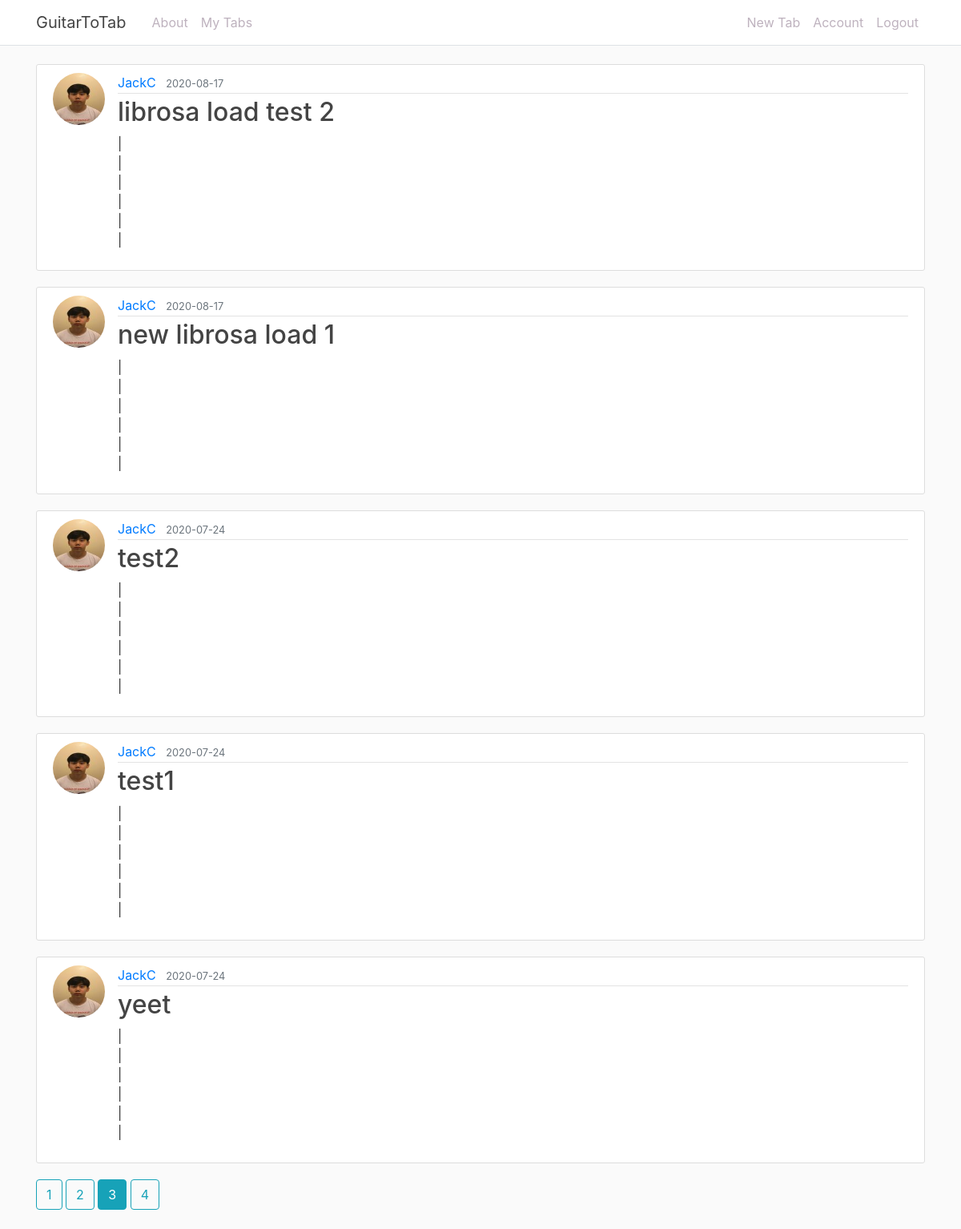
The app's page /my_tabs?page=3 (signed in) with its own data.
### guitartotab/models.py (models this page shows, shortened)
class Tab(db.Model):
    id = db.Column(db.Integer, primary_key=True)
    title = db.Column(db.String(100), nullable=False)
    date_posted = db.Column(db.DateTime, nullable=False, default=datetime.utcnow)
    content = db.Column(db.Text, nullable=False)
    user_id = db.Column(db.Integer, db.ForeignKey('user.id'), nullable=False)

class User(db.Model, UserMixin):
    id = db.Column(db.Integer, primary_key=True)
    username = db.Column(db.String(20), unique=True, nullable=False)
    email = db.Column(db.String(120), unique=True, nullable=False)
    image_file = db.Column(db.String(20), nullable=False, default='default.jpg')
    password = db.Column(db.String(60), nullable=False)
    tabs = db.relationship('Tab', backref='author', lazy=True)

### guitartotab/main/routes.py (the view)
@main.route('/my_tabs')
@login_required
def my_tabs():
    page = request.args.get('page', 1, type=int)
    user = current_user
    tabs = Tab.query.filter_by(author=user).order_by(Tab.date_posted.desc()).paginate(page=page,per_page=5)
    return render_template('home.html', title='My Tabs', tabs=tabs)

### guitartotab/models.py (called while the page is built)
@login_manager.user_loader
def load_user(user_id):
    return User.query.get(int(user_id))

### guitartotab/templates/home.html
{% extends "base2.html" %}
{% block content %}
    {% if tabs.items %}
      {% for tab in tabs.items %}
          <article class="media content-section">
            <img class="rounded-circle article-img" src="{{ url_for('static', filename='profile_pics/' + tab.author.image_file) }}">
            <div class="media-body">
              <div class="article-metadata">
                <a class="mr-2" href="#">{{ tab.author.username }}</a>
                <small class="text-muted">{{ tab.date_posted.strftime('%Y-%m-%d') }}</small>
              </div>
              <h2><a class="article-title" href="{{ url_for('tabs.tab', tab_id=tab.id) }}">{{ tab.title }}</a></h2>
              <p class="article-content">{{ tab.content }}</p>
            </div>
          </article>
      {% endfor %}
      {% for page_num in tabs.iter_pages(left_edge=1, right_edge=1, left_current=1, right_current=2) %}
          {% if page_num %}
            {% if tabs.page == page_num %}
              <a class="btn btn-info mb-4" href="{{ url_for('main.my_tabs', page=page_num) }}">{{ page_num }}</a>
            {% else %}
              <a class="btn btn-outline-info mb-4" href="{{ url_for('main.my_tabs', page=page_num) }}">{{ page_num }}</a>
            {% endif %}
          {% else %}
            ...
          {% endif %}
      {% endfor %}
    {% else %}
      <h1>There seems to be nothing here...</h1>
    {% endif %}
{% endblock content %}

### guitartotab/static/main.css (style rules this page uses)
body { background: #fafafa; color: #333333; margin-top: 5rem; font-family: -apple-system, BlinkMacSystemFont, 'Segoe UI', Roboto, Oxygen, Ubuntu, Cantarell, 'Open Sans', 'Helvetica Neue', sans-serif; }
h1, h2, h3, h4, h5, h6 { color: #444444; }
.content-section { background: #ffffff; padding: 10px 20px; border: 1px solid #dddddd; border-radius: 3px; margin-bottom: 20px; }
.article-title { color: #444444; }
.article-content { white-space: pre-line; }
.article-img { height: 65px; width: 65px; margin-right: 16px; }
.article-metadata { padding-bottom: 1px; margin-bottom: 4px; border-bottom: 1px solid #e3e3e3 }

### records on screen
Tab: image_file (picture), author.username "JackC", date_posted "2020-08-17", title "librosa load test 2", content "| | | | | |"
Tab: image_file (picture), author.username "JackC", date_posted "2020-08-17", title "new librosa load 1", content "| | | | | |"
Tab: image_file (picture), author.username "JackC", date_posted "2020-07-24", title "test2", content "| | | | | |"
Tab: image_file (picture), author.username "JackC", date_posted "2020-07-24", title "test1", content "| | | | | |"
Tab: image_file (picture), author.username "JackC", date_posted "2020-07-24", title "yeet", content "| | | | | |"

### other values on screen
{{ page_num }} "1" "2" "4"
{{ page_num }} "3"
